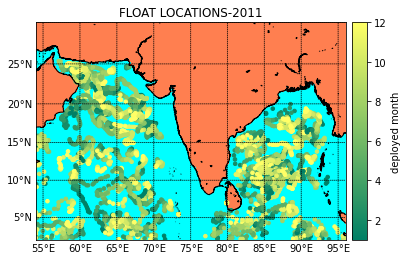

This chart was generated by the following Python code:


import numpy as np
from netCDF4 import Dataset
import matplotlib.pyplot as plt
from mpl_toolkits.basemap import Basemap
import datetime
import glob
lons=[]
lats=[]
dates=[]
months=[]
#importing all nc files
for file in glob.glob('*.nc'):
    data=Dataset(file,'r')
#listing dates
    jd=data.variables['JULD'][:]
    ref_date=datetime.datetime(1950,1,1,0,0,0)
    date=ref_date+datetime.timedelta(days=jd[0])
    dates.append(date)
    months.append(date.month)
#listing latitude and longitude    
    lons.append(data.variables['LONGITUDE'][0])
    lats.append(data.variables['LATITUDE'][0])
#basemap setup            
mp=Basemap(projection="merc",llcrnrlat=2,llcrnrlon=54,urcrnrlat=30,urcrnrlon=96,resolution='f')
mp.drawcoastlines()
mp.drawlsmask(land_color='coral',ocean_color='aqua',lakes=True)
parallels = np.arange(0.,81,5.)
meridians = np.arange(10.,351.,5.)
mp.drawparallels(parallels,labels=[True,False,False,False])
mp.drawmeridians(meridians,labels=[False,False,False,True])
mp.scatter(lons,lats,latlon=True,s=50,c=months,marker='.',cmap="summer")
cbar=mp.colorbar()
cbar.set_label('deployed month')
#annotating all points
#for i in range(len(lons)):
#    x,y=mp(lons[i],lats[i])
#    plt.text(x,y,str(dates[i]))
plt.title('FLOAT LOCATIONS-'+str(date.year))
plt.figure(figsize=(8,8))
plt.show()
